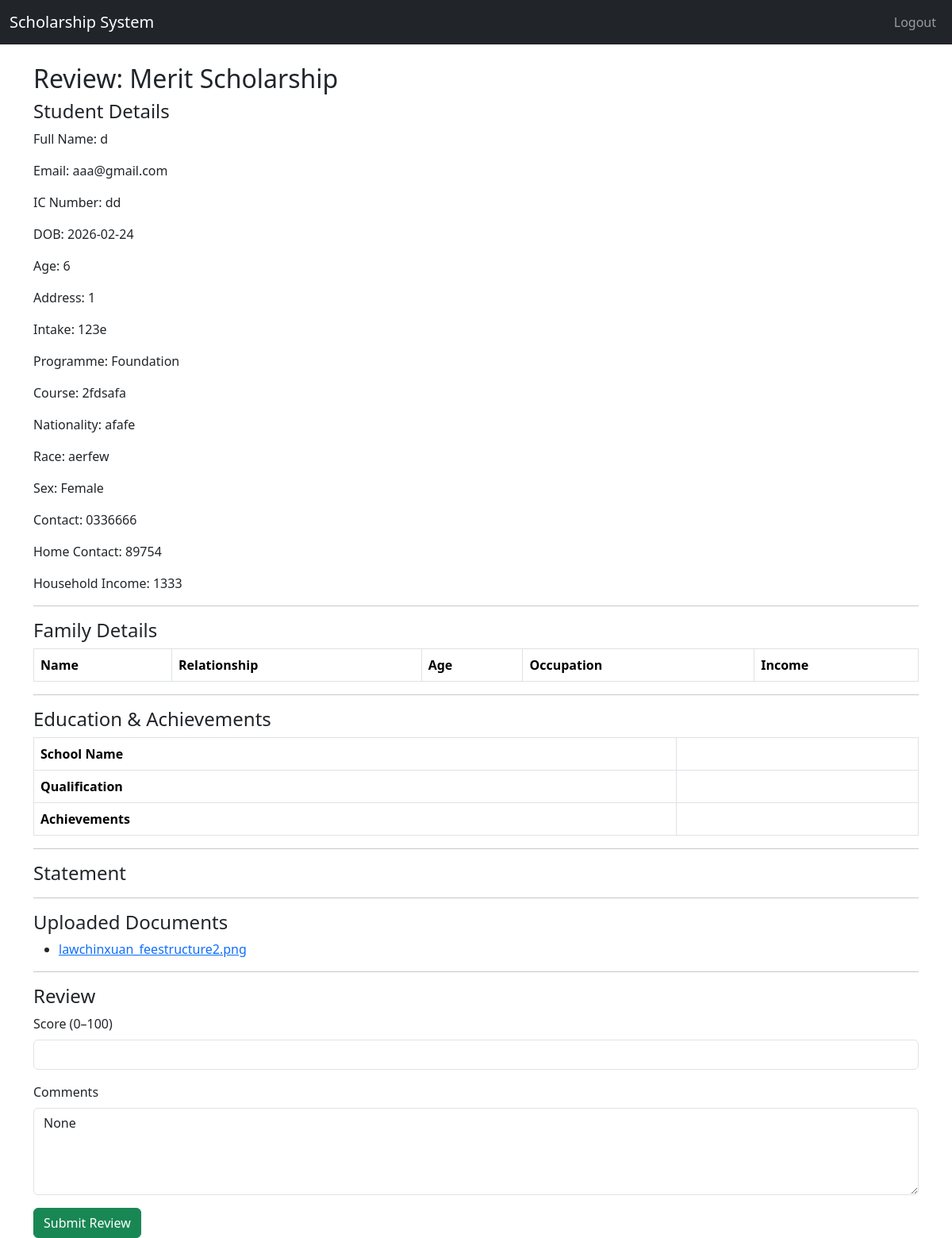
/reviewer/review/1 (signed in), run on the app's committed database.
### app/models.py (models this page shows)
class Scholarship(db.Model):
    id = db.Column(db.Integer, primary_key=True)
    title = db.Column(db.String(200), nullable=False)
    description = db.Column(db.Text)
    eligibility_criteria = db.Column(db.JSON)
    application_deadline = db.Column(db.DateTime)
    created_at = db.Column(db.DateTime, default=datetime.utcnow)
    documents_required = db.Column(db.Text)  # comma-separated list

class Application(db.Model):
    __tablename__ = 'application'
    __table_args__ = {'extend_existing': True}
    id = db.Column(db.Integer, primary_key=True)
    student_id = db.Column(db.Integer, db.ForeignKey('user.id'), nullable=False)
    scholarship_id = db.Column(db.Integer, db.ForeignKey('scholarship.id'), nullable=False)
    reviewer_id = db.Column(db.Integer, db.ForeignKey('user.id'), nullable=True)
    documents = db.Column(db.Text)  # store file paths comma-separated
    status = db.Column(db.String(50), default="Pending")  # Pending, Reviewed, Accepted, Rejected
    submitted_at = db.Column(db.DateTime, default=datetime.utcnow)
    reviews = db.relationship('Review', backref='application', lazy=True)
    scholarship = db.relationship('Scholarship', backref='applications')
    student = db.relationship('User', foreign_keys=[student_id], backref='applications')
    form_data = db.Column(JSON)

class Review(db.Model):
    __tablename__ = 'review'
    __table_args__ = {'extend_existing': True}
    id = db.Column(db.Integer, primary_key=True)
    application_id = db.Column(db.Integer, db.ForeignKey('application.id'), nullable=False)
    reviewer_id = db.Column(db.Integer, db.ForeignKey('user.id'), nullable=False)
    score = db.Column(db.Integer)                 # numeric score
    decision = db.Column(db.String(20))           # Pass / Fail
    comment = db.Column(db.Text)
    comments = db.Column(db.Text)                 # backward compatibility
    submitted_at = db.Column(db.DateTime, default=datetime.utcnow)
    reviewed_at = db.Column(db.DateTime, default=datetime.utcnow)
    reviewer = db.relationship('User', backref='reviews')

### app/routes/reviewer_routes.py (the view, shortened to what this page needs)
@reviewer_bp.route('/review/<int:app_id>', methods=['GET', 'POST'])
@login_required
def review(app_id):
    if current_user.role != 'reviewer':
        abort(403)
    app_obj = Application.query.get_or_404(app_id)
    review_row = Review.query.filter_by(
        application_id=app_obj.id,
        reviewer_id=current_user.id
    ).first_or_404()
    application_data = {
        "full_name": app_obj.student.username,
        "email": app_obj.student.email,
        "ic_number": getattr(app_obj, 'ic_number', ''),
        "dob": getattr(app_obj, 'dob', ''),
        "age": getattr(app_obj, 'age', ''),
        "address": getattr(app_obj, 'address', ''),
        "intake": getattr(app_obj, 'intake', ''),
        "programme": getattr(app_obj, 'programme', ''),
        "course": getattr(app_obj, 'course', ''),
        "nationality": getattr(app_obj, 'nationality', ''),
        "race": getattr(app_obj, 'race', ''),
        "sex": getattr(app_obj, 'sex', ''),
        "contact": getattr(app_obj, 'contact', ''),
        "home_contact": getattr(app_obj, 'home_contact', ''),
        "household_income": getattr(app_obj, 'household_income', ''),
        "family_name": [],
        "relationship": [],
        "family_age": [],
        "occupation": [],
        "family_income": [],
        "activity_type": [],
        "level": [],
        "year": [],
        "achievement": [],
        "school_name": getattr(app_obj, 'school_name', ''),
        "qualification": getattr(app_obj, 'qualification', ''),
        "statement": getattr(app_obj, 'statement', '')
    }
    return render_template(
        'reviewer/reviewer.html',
        application=app_obj,
        review=review_row,
        application_data=application_data
    )

### app/templates/reviewer/reviewer.html (shortened to what this page needs)
{% extends "base.html" %}
{% block content %}
<h2>Review: {{ application.scholarship.title }}</h2>
<h4>Student Details</h4>
<p>Full Name: {{ application.form_data.full_name or application.student.username }}</p>
<p>Email: {{ application.form_data.email or application.student.email }}</p>
<p>IC Number: {{ application.form_data.ic_number }}</p>
<p>DOB: {{ application.form_data.dob }}</p>
<p>Age: {{ application.form_data.age }}</p>
<p>Address: {{ application.form_data.address }}</p>
<p>Intake: {{ application.form_data.intake }}</p>
<p>Programme: {{ application.form_data.programme }}</p>
<p>Course: {{ application.form_data.course }}</p>
<p>Nationality: {{ application.form_data.nationality }}</p>
<p>Race: {{ application.form_data.race }}</p>
<p>Sex: {{ application.form_data.sex }}</p>
<p>Contact: {{ application.form_data.contact }}</p>
<p>Home Contact: {{ application.form_data.home_contact }}</p>
<p>Household Income: {{ application.form_data.household_income }}</p>
<hr>
<h4>Family Details</h4>
<table class="table table-bordered">
    <tr>
        <th>Name</th>
        <th>Relationship</th>
        <th>Age</th>
        <th>Occupation</th>
        <th>Income</th>
    </tr>
</table>
<hr>
<h4>Education & Achievements</h4>
<table class="table table-bordered">
    <tr>
        <th>School Name</th>
        <td>{{ application_data.school_name }}</td>
    </tr>
    <tr>
        <th>Qualification</th>
        <td>{{ application_data.qualification }}</td>
    </tr>
    <tr>
        <th>Achievements</th>
        <td>
        </td>
    </tr>
</table>
<hr>
<h4>Statement</h4>
<hr>
<h4>Uploaded Documents</h4>
<ul>
    {% for doc in application.documents.split(',') %}
        {% set d = doc.strip() %}
        {% if d %}
        <li>
            <a href="{{ url_for('static', filename=d) }}" target="_blank">
                {{ d.split('/')[-1] }}
            </a>
        </li>
        {% endif %}
    {% endfor %}
</ul>
<hr>
<h4>Review</h4>
<form method="POST">
    <div class="mb-3">
        <label class="form-label">Score (0–100)</label>
        <input type="number"
               name="score"
               class="form-control"
               min="0"
               max="100"
               value="{{ review.score if review else '' }}"
               required>
    </div>
    <div class="mb-3">
        <label class="form-label">Comments</label>
        <textarea name="comment"
                  class="form-control"
                  rows="4"
                  required>{{ review.comment if review else '' }}</textarea>
    </div>
    <button type="submit" class="btn btn-success">
        Submit Review
    </button>
</form>
{% endblock %}

### data on the page
Scholarship: scholarship "Merit Scholarship"
Application: form_data "d", form_data "aaa@gmail.com", form_data.ic_number "dd", form_data.dob "2026-02-24", form_data.age "6", form_data.address "1", form_data.intake "123e", form_data.programme "Foundation", form_data.course "2fdsafa", form_data.nationality "afafe", form_data.race "aerfew", form_data.sex "Female", form_data.contact "0336666", form_data.home_contact "89754", form_data.household_income "1333", documents "lawchinxuan_feestructure2.png"
Review: comment "None"
